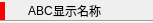
<?xml version="1.0" encoding="UTF-8"?>
<ui version="4.0">
 <class>TvEpisodeWidgetItem</class>
 <widget class="QWidget" name="TvEpisodeWidgetItem">
  <property name="geometry">
   <rect>
    <x>0</x>
    <y>0</y>
    <width>153</width>
    <height>21</height>
   </rect>
  </property>
  <property name="windowTitle">
   <string>Form</string>
  </property>
  <layout class="QVBoxLayout" name="verticalLayout">
   <property name="spacing">
    <number>0</number>
   </property>
   <property name="leftMargin">
    <number>0</number>
   </property>
   <property name="topMargin">
    <number>2</number>
   </property>
   <property name="rightMargin">
    <number>0</number>
   </property>
   <property name="bottomMargin">
    <number>0</number>
   </property>
   <item>
    <widget class="QWidget" name="widget" native="true">
     <property name="styleSheet">
      <string notr="true">#widget
{
  border-left: 5px solid #ff0000;
}</string>
     </property>
     <layout class="QHBoxLayout" name="horizontalLayout" stretch="0,0,0,0,1">
      <property name="spacing">
       <number>0</number>
      </property>
      <property name="leftMargin">
       <number>8</number>
      </property>
      <property name="topMargin">
       <number>0</number>
      </property>
      <property name="rightMargin">
       <number>0</number>
      </property>
      <property name="bottomMargin">
       <number>0</number>
      </property>
      <item>
       <widget class="QPushButton" name="pushButton_See">
        <property name="enabled">
         <bool>true</bool>
        </property>
        <property name="maximumSize">
         <size>
          <width>20</width>
          <height>20</height>
         </size>
        </property>
        <property name="focusPolicy">
         <enum>Qt::NoFocus</enum>
        </property>
        <property name="styleSheet">
         <string notr="true">#pushButton_See
{
  border: 0px;
}</string>
        </property>
        <property name="text">
         <string/>
        </property>
        <property name="icon">
         <iconset resource="../../Resource.qrc">
          <normaloff>:/File/img/check_it.png</normaloff>
          <normalon>:/File/img/check_ok.png</normalon>:/File/img/check_it.png</iconset>
        </property>
        <property name="checkable">
         <bool>true</bool>
        </property>
        <property name="flat">
         <bool>true</bool>
        </property>
       </widget>
      </item>
      <item>
       <widget class="QLabel" name="label_Tag1">
        <property name="maximumSize">
         <size>
          <width>16777215</width>
          <height>16</height>
         </size>
        </property>
        <property name="text">
         <string notr="true">A</string>
        </property>
       </widget>
      </item>
      <item>
       <widget class="QLabel" name="label_Tag2">
        <property name="maximumSize">
         <size>
          <width>16777215</width>
          <height>16</height>
         </size>
        </property>
        <property name="text">
         <string notr="true">B</string>
        </property>
       </widget>
      </item>
      <item>
       <widget class="QLabel" name="label_Tag3">
        <property name="maximumSize">
         <size>
          <width>16777215</width>
          <height>16</height>
         </size>
        </property>
        <property name="text">
         <string notr="true">C</string>
        </property>
       </widget>
      </item>
      <item>
       <widget class="QLabel" name="label_Name">
        <property name="font">
         <font>
          <family>微软雅黑</family>
          <pointsize>9</pointsize>
         </font>
        </property>
        <property name="text">
         <string notr="true">显示名称</string>
        </property>
        <property name="alignment">
         <set>Qt::AlignLeading|Qt::AlignLeft|Qt::AlignVCenter</set>
        </property>
       </widget>
      </item>
     </layout>
    </widget>
   </item>
   <item>
    <widget class="Line" name="line">
     <property name="orientation">
      <enum>Qt::Horizontal</enum>
     </property>
    </widget>
   </item>
  </layout>
 </widget>
 <resources>
  <include location="../../Resource.qrc"/>
 </resources>
 <connections/>
</ui>
